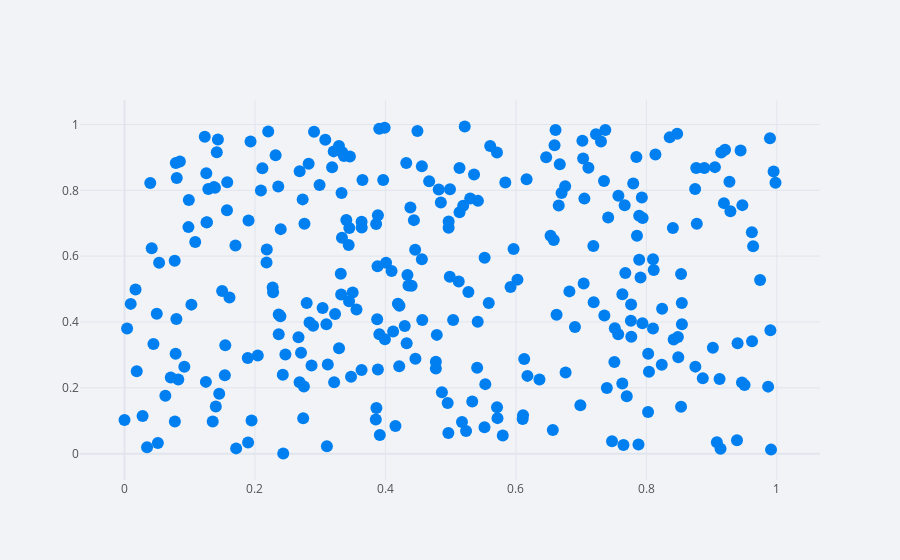

The notebook cell this image was saved under:
### Code cell
df.iplot(x='a', y='b', mode='markers')

### Figure 1 — Plotly figure (JSON) as saved in the notebook; plotly's stock layout.template omitted (floating-point values rounded to 4 significant figures; data arrays with more than 128 entries replaced by an {"elided": "..."} marker saying what was removed)
{"data": [{"line": {"color": "rgba(0, 128, 240, 1.0)", "dash": "solid", "shape": "linear", "width": 1.3}, "marker": {"size": 12, "symbol": "circle"}, "mode": "markers", "name": "b", "text": "", "type": "scatter", "x": {"elided": "300 float values"}, "y": {"elided": "300 float values"}}], "layout": {"legend": {"bgcolor": "#F2F3F7", "font": {"color": "#505050"}}, "paper_bgcolor": "#F2F3F7", "plot_bgcolor": "#F2F3F7", "title": {"font": {"color": "#484848"}}, "xaxis": {"gridcolor": "#E1E5ED", "showgrid": true, "tickfont": {"color": "#505050"}, "title": {"font": {"color": "#505050"}, "text": ""}, "zerolinecolor": "#E1E5ED"}, "yaxis": {"gridcolor": "#E1E5ED", "showgrid": true, "tickfont": {"color": "#505050"}, "title": {"font": {"color": "#505050"}, "text": ""}, "zerolinecolor": "#E1E5ED"}}}
